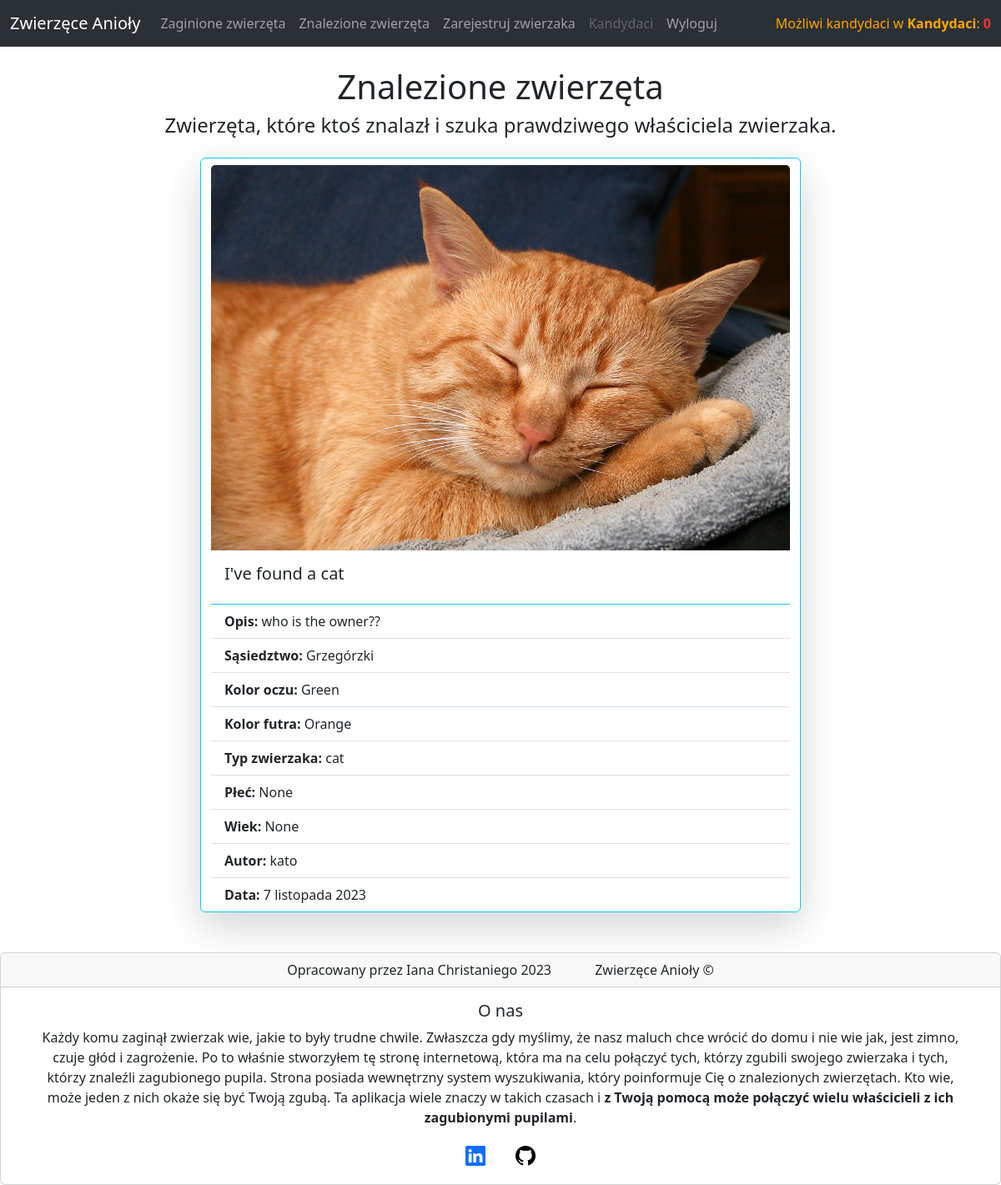
Before: /pets/found/ with the older database file.
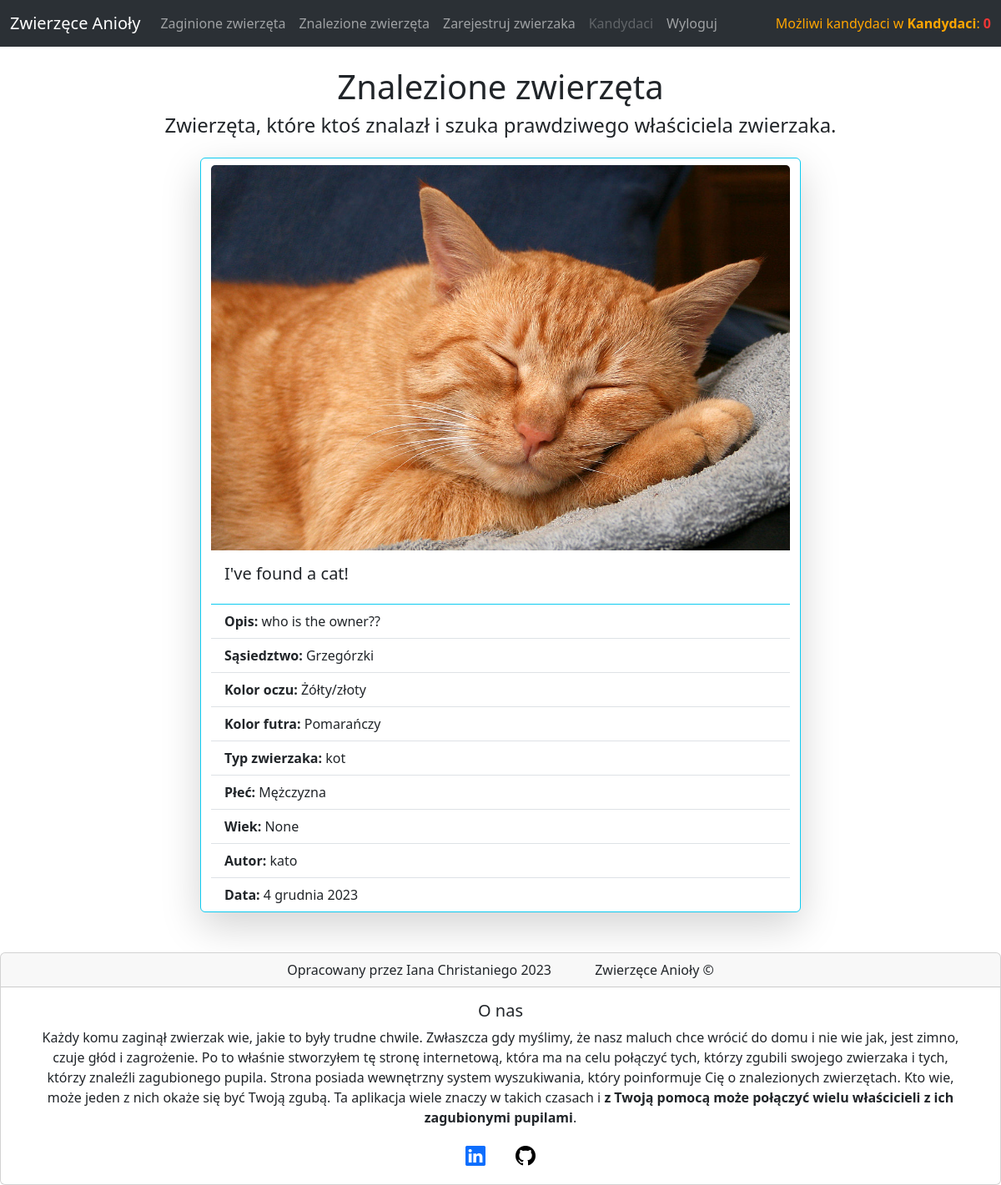
After: the same page with the newer database file.
### crud/models.py (models this page shows, shortened)
class EventModel(models.Model):
    author = models.ForeignKey(User, on_delete=models.CASCADE, verbose_name="Autor")
    title = models.CharField(max_length = 50, blank = False, null = False, verbose_name="Tytuł")
    event = models.TextField(max_length = 250, blank = False, null = False, verbose_name="Opis")
    petType = (
        ("kot", "kot"),
        ("pies", "pies"),
        ("inny", "inny")
    )
    type = models.CharField(max_length = 5, blank = False, null = False, choices = petType, verbose_name="Typ zwierzaka")
    petsCharacteristics_eyes = (
        ("Żółty/złoty", "Żółty/złoty"),
        ("Zielony", "Zielony"),
        ("Niebieski", "Niebieski"),
        ("Miedź/bursztyn", "Miedź/bursztyn"),
        ("Mieszane kolory", "Mieszane kolory")
    )
    eyesColor = models.CharField(max_length = 35, choices = petsCharacteristics_eyes, blank = True, null = True, verbose_name="Kolor oczu")
    petsCharacteristics_fur = (
        ("Czarny", "Czarny"),
        ("Biały", "Biały"),
        ("Rudy", "Rudy"),
        ("Szary", "Szary"),
        ("Dwa różne kolory", "Dwa różne kolory"),
        ("Trzy różne kolory", "Trzy różne kolory")
    )
    furColor = models.CharField(max_length = 18, choices = petsCharacteristics_fur, help_text="(Dominujący)", verbose_name="Kolor futra")
    petsCharacteristics_gender = (
        ("Samiec", "Samiec"),
        ("Samica", "Samica")
    )
    gender = models.CharField(max_length = 9, choices = petsCharacteristics_gender, blank = True, null = True, verbose_name="Płeć")
    petsCharacteristics_age = (
        ("szczenię (do 1 roku życia)", "szczenię (do 1 roku życia)"),
        ("dorosły (do 10 roku życia)", "dorosły (do 10 roku życia)"),
        ("seniorzy (od 10 lat)", "seniorzy (od 10 lat)")
    )
    age = models.CharField(max_length = 26, choices = petsCharacteristics_age, blank = True, null = True, verbose_name="Wiek")
    locationOptions = (
            ("Bieńczyce", "Bieńczyce"),
            ("Bieżanów-Prokocim", "Bieżanów-Prokocim"),
            ("Bronowice", "Bronowice"),
            ("Czyżyny", "Czyżyny"),
            ("Dębniki", "Dębniki"),
            ("Grzegórzki", "Grzegórzki"),
            ("Krowodrza", "Krowodrza"),
            ("Łagiewniki–Borek Fałęcki", "Łagiewniki–Borek Fałęcki"),
            ("Mistrzejowice", "Mistrzejowice"),
            ("Nowa Huta", "Nowa Huta"),
            ("Podgórze", "Podgórze",),
            ("Podgórze Duchackie", "Podgórze Duchackie"),
            ("Prądnik Biały", "Prądnik Biały"),
            ("Prądnik Czerwony", "Prądnik Czerwony"),
            ("Stare Miasto", "Stare Miasto"),
            ("Swoszowice", "Swoszowice"),
            ("Wzgórza Krzesławickie", "Wzgórza Krzesławickie"),
            ("Zwierzyniec", "Zwierzyniec")
        )
    neighborhood = models.CharField(max_length = 25, choices = locationOptions, help_text="(Ostatni raz widziano zwierzaka.)", verbose_name="Sąsiedztwo")
    contact = models.EmailField(blank = True, default = "youremail@example.com", help_text="(Informacja ta wyświetli się tylko w Wyszukiwarce Zwierzaków, jeśli system znajdzie potencjalnych kandydatów.)", verbose_name="Kontakt")
    pic  = models.ImageField(null = True, blank=True, upload_to = "media/", verbose_name="Zdjęcie")
    date = models.DateField(auto_now = True, verbose_name="Data")
    lost = models.BooleanField(help_text = "(Zaznacz to pole, jeśli Twój zwierzak ZAGINĄŁ. Jeśli znalazłeś zwierzaka, NIE zaznaczaj żadnego z pól.)", verbose_name="Zaginiony zwierzak")
    found = models.BooleanField(default = False, help_text="(Zaznacz to pole, jeśli Twój pupil już się ODNALAZŁ. Jeśli znalazłeś zwierzaka, NIE zaznaczaj żadnego z pól.)", verbose_name="Znaleziony zwierzak")

### crud/views.py (the view)
# urls.py: path('found/', views.foundList, name = 'foundList'),
def foundList(request):
    events = EventModel.objects.all().order_by("-date")
    try:
        candidates = eventSearcher(request.user)
        amountResults = len(candidates)
    except:
        amountResults = 0
    return render(request, "foundlist.html", {"eventsToTemplate": events, "username": request.user, "amountOfCandidates": amountResults})

### crud/templates/foundlist.html (shortened to what this page needs)
{% extends "general_users_template.html" %}
{% block lostList %}
<div class="container fluid p-4">
    <div class="row justify-content-center">
        <div class="col">
            <div class="container text-center">
                <h1>Znalezione zwierzęta</h1>
                <h4>Zwierzęta, które ktoś znalazł i szuka prawdziwego właściciela zwierzaka.</h4>
            </div>
            <div class="row justify-content-center mt-4 mb-4">
                {% for event in eventsToTemplate %}
                    {% if event.lost == False %}
                        <div class="card border-info shadow-lg" style="width: 45rem;">
                            <a href="{% url 'crud:specificEvent' event.id %}"><img src="{{ event.pic.url }}" class="card-img-top mt-2" alt="Pet's image"></a>
                            <div class="card-body">
                                <h5 class="card-title">{{ event.title }}</h5>
                            </div>
                            <ul class="list-group list-group-flush">
                                <li class="list-group-item"><strong>Opis: </strong> {{ event.event }}</li>
                                <li class="list-group-item"><strong>Sąsiedztwo: </strong> {{ event.neighborhood }}</li>
                                <li class="list-group-item"><strong>Kolor oczu: </strong> {{ event.eyesColor }}</li>
                                <li class="list-group-item"><strong>Kolor futra: </strong> {{ event.furColor }}</li>
                                <li class="list-group-item"><strong>Typ zwierzaka: </strong> {{ event.type }}</li>
                                <li class="list-group-item"><strong>Płeć: </strong> {{ event.gender }}</li>
                                <li class="list-group-item"><strong>Wiek: </strong> {{ event.age }}</li>
                                <li class="list-group-item"><strong>Autor: </strong> {{ event.author }}</li>
                                <li class="list-group-item"><strong>Data: </strong> {{ event.date }}</li>
                            </ul>
                        </div>
                        <br>
                    {% endif %}
                {% endfor %}
            </div>
        </div>
    </div>
</div>
{% endblock%}

Changed rows visible on the page:
changed EventModel "who is the owner??": title "I've found a cat" → "I've found a cat!"; eyesColor "Green" → "Żółty/złoty"; furColor "Orange" → "Pomarańczy"; type "cat" → "kot"; gender "None" → "Mężczyzna"; date "7 listopada 2023" → "4 grudnia 2023"
